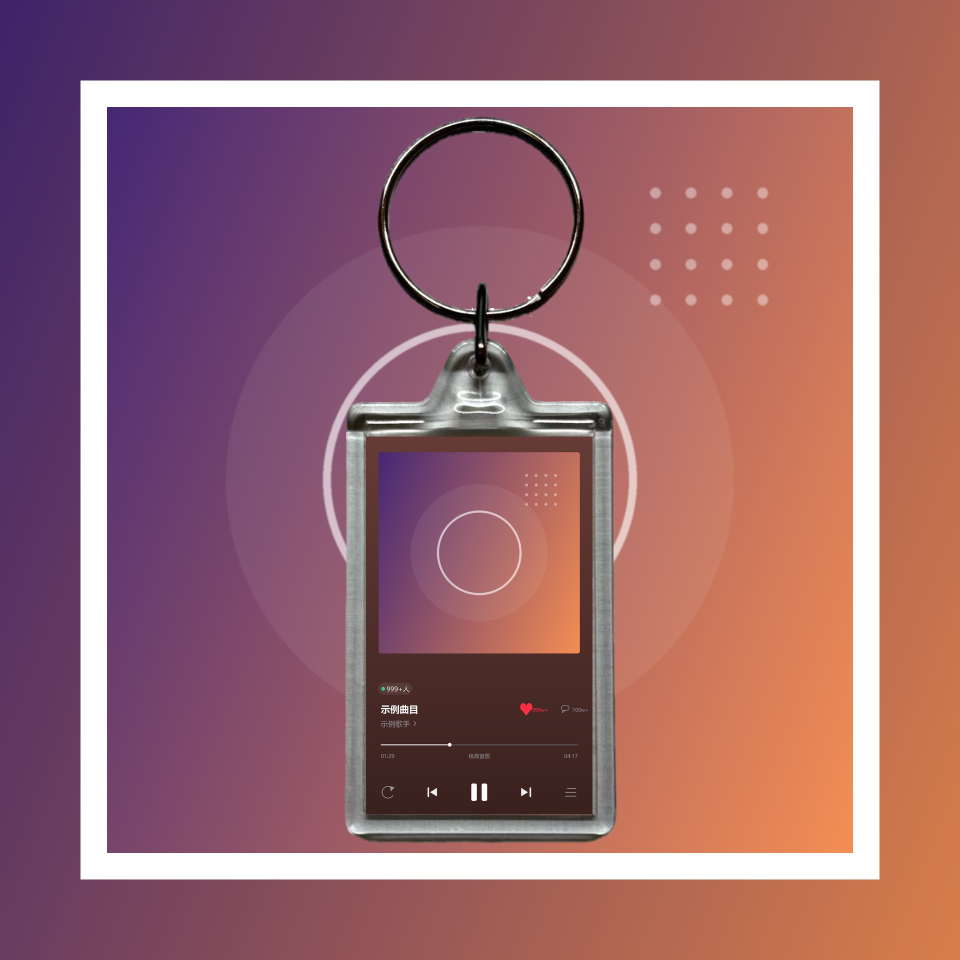
#> input picture assets/demo/keychain.jpg, 1920 x 1920 px (shown at 1/2 size)
$ python -i design_service.py   (imports and definitions only)
#> lines starting #> are read from the running program, lines starting #| are printed output that depends on the picture
### tools/noproxy.py
# -*- coding: utf-8 -*-
"""给「本地地址 + 国内音乐接口」关闭代理。

为什么需要这个
--------------
本机的 `HTTP_PROXY` / `HTTPS_PROXY` 指向一个本地代理端口（如
`http://127.0.0.1:60155`），而且每次启动端口都可能变化。urllib 会老老实实
按它走代理，于是：

1. **访问自家工作台**（`http://127.0.0.1:8765`）被送去代理 → 代理不认识
   这个地址 → 返回 **502 Bad Gateway** 或**空的 404**。
   前端拿不到 JSON，只能显示「返回不是合法 JSON / 没有反应」。
   浏览器不走这个环境变量，所以**「浏览器能用、脚本不能用」或反之**都可能出现，
   这就是「刚才还好好的」的来源。

2. **访问网易云 / QQ 音乐**也走代理 → 请求从代理出口出去（多为海外 IP）
   → 网易云更容易**限流**。这正是之前「同一个查询时好时坏、跑久了的进程
   查不到」的可疑来源之一。

对策
----
在发起任何请求**之前**设置 `NO_PROXY`，把这些地址列为直连：
本地回环地址 + 国内音乐相关域名。对外网的其它请求仍走代理（不受影响）。

用法：在 `fetch163.py` / `fetch_qq.py` / `server.py` 顶部
    import noproxy   # noqa: F401
放在 import urllib 之前或之后都可以，只要在**真正发请求之前**执行即可。
"""
import os

# 必须直连的目标：本地回环 + 国内音乐接口域名
_DIRECT = [
    "127.0.0.1",
    "localhost",
    "::1",
    "0.0.0.0",
    "music.163.com",
    "163.com",
    "126.net",
    "y.qq.com",
    "c.y.qq.com",
    "u.y.qq.com",
    "i.y.qq.com",
    "qq.com",
    "gtimg.cn",
    "y.gtimg.cn",
]


def install():
    """把直连清单并入 NO_PROXY（大小写都写，不同库读法不一致）。"""
    need = ",".join(_DIRECT)
    for key in ("NO_PROXY", "no_proxy"):
        cur = (os.environ.get(key) or "").strip()
        if not cur:
            os.environ[key] = need
            continue
        have = {x.strip().lower() for x in cur.split(",") if x.strip()}
        add = [d for d in _DIRECT if d.lower() not in have]
        if add:
            os.environ[key] = cur + "," + ",".join(add)
    return os.environ.get("NO_PROXY", "")


install()

### workbench/design_service.py
# -*- coding: utf-8 -*-
"""迷你CD 专辑设计工作台（design_service）。

从「专辑列表」接进来：给定 歌手 / 专辑 / 封面URL / 曲目，
复用 design_parts v2 引擎（design_disc2 / design_inner2 / make_back_strip 里的
design_back2 / design_tray2）+ spec_minicd 尺寸真源，按 **111.2 固定结构** 出
①②③ 三件套 + 1:1 印刷版面总览；并导出打印文件（A4 300dpi PNG + PDF）+ ZIP。

AI 增强走「程序衍生打底 + 可选上传覆盖」：build 接口接受 aiDisc/aiFold/aiStrip
三个已上传图片路径（来自 /api/upload），给了就用它替代对应程序衍生件。

接口契约同 packaging_service.handle（handler 为 server 的 BaseHTTPRequestHandler）：
  GET  /api/design/album   ?artist=&album=&pic=&tracks=&company=&mood=&style=
        → 拉封面 + 读设计语言 + 返回 notes（不落盘）
  POST /api/design/build   body{artist,album,pic,tracks,company,mood,style,id,
                                aiDisc,aiFold,aiStrip}
        → 出三件套 + 总览 + A4 打印页，存 outputs/迷你CD设计/<jid>/
        → 返回 {ok, jid, parts, sheetUrl, printUrl, notes, design, zipUrl}
  POST /api/design/batch   body{artist,albums:[{album,artist,pic,company,date}],
                                mood,style,safeBands}
        → 多张专辑各出三件套 + 打印页，并合成「★多专辑对照图.png」（自带文字标注）
        → 返回 {ok, jid, count, failed, items[{no,album,parts[],printUrl}],
                sheetUrl, zipUrl}
  GET  /api/design/file?jid=&name=   → 该任务目录内文件（带越界校验）
  GET  /api/design/zip?jid=          → 打包下载
  GET  /api/design/state?jid=         → 任务 meta

作品库（`list_projects` / `trash_project`）**不单独开 HTTP 接口**：
workbench 工作台的「作品库」把商品图任务与迷你CD任务合并成一份列表
（server.py 的 `/api/jobs` 在进程内直接调 `list_projects()`），
移动/清理也统一走 `/api/jobs/delete`。这里只保留函数，避免出现第二套入口。

``safeBands``（build / album / batch 通用）：字符串 ``"0.30,1.0"`` = 封面顶部 30%
被自带标题占用，补件取景只落在下方可用带内（根治「字压两遍」）。不传 = 整幅取景。
"""
import io
import json
import os
import shutil
import sys
import time
import uuid
import zipfile
from pathlib import Path
from urllib.parse import quote
from urllib.request import Request, urlopen

HERE = os.path.dirname(os.path.abspath(__file__))
ROOT = os.path.dirname(HERE)
TOOLS = os.path.join(ROOT, "tools")
# [3 lines not run here, left out]

OUT_DIR = Path(ROOT) / "outputs" / "迷你CD设计"
# [1 line not run here, left out]

try:
    import noproxy  # noqa: F401  绕过本机代理（server 已 import；这里兜底）
except Exception:
    pass

import spec_minicd as SP
import make_minicd as MC
import design_parts as DP
import make_minicd_sheet as MS

from PIL import Image, ImageDraw

DPI = 300
SHEET_DPI = 300


# [15 lines left out: functions _slog, _safe_jid, not called in this run]


def mm(v, dpi):
    return int(round(v * dpi / 25.4))


# [111 lines left out: functions _fetch_cover, _norm_tracks, _parse_bands, _read_design, build_parts, not called in this run]


UPLOAD_DIR = Path(ROOT) / "outputs" / "工作台" / "_uploads"


# [105 lines left out: functions _load_ai, build_job, not called in this run]


# --------------------------------------------------------------------------
# 批量：一次为多张专辑各出三件套 + 多专辑对照图（每格自带文字标注）
# --------------------------------------------------------------------------
MAX_BATCH = 12

_INK = (38, 40, 44)
_DIM = (118, 122, 128)
_LINE = (224, 227, 231)
_MARK = (176, 40, 40)   # 序号/强调用的红


# [15 lines left out: functions _flat, _fit, not called in this run]


_MM_CAP = {
    "disc": "① 盘面 Ø40mm（中心孔 Ø5mm）",
    "cover": "② 封面折件 82×41mm（对折 41×41）",
    "strip": "③ 封底条 111.2×38mm",
}


# [92 lines left out: function build_contact_sheet, not called in this run]


def build_batch(data):
    """一次为多张专辑各出三件套 + 打印页，再合成「多专辑对照图」与合并 ZIP。

    body: ``{artist, albums:[{album,artist,pic,company,tracks,date}, ...],
             mood, style, safeBands, company}``
    → ``{ok, jid, count, failed, items:[{no,album,artist,mood,style,parts[],printUrl}],
        sheetUrl, zipUrl}``
    """
    artist_all = str(data.get("artist") or "")
    company_all = str(data.get("company") or "")
    mood = str(data.get("mood") or "")
    style = str(data.get("style") or "")
    bands = _parse_bands(data.get("safeBands"))

    albs = data.get("albums")
    if isinstance(albs, str):
        try:
            albs = json.loads(albs)
        except Exception:
            albs = None
    if not isinstance(albs, list) or not albs:
        raise ValueError("albums 需要是非空数组")
    if len(albs) > MAX_BATCH:
        raise ValueError("一次最多 %d 张（当前 %d 张）" % (MAX_BATCH, len(albs)))

    jid = _safe_jid(data.get("id")) or uuid.uuid4().hex[:16]
    d = OUT_DIR / jid
    d.mkdir(parents=True, exist_ok=True)

    rows, items, failed = [], [], []
    written = []
    for i, alb in enumerate(albs, 1):
        name = ""
        try:
            if not isinstance(alb, dict):
                raise ValueError("条目不是对象")
            album = str(alb.get("album") or alb.get("name") or "")
            name = album
            artist = str(alb.get("artist") or artist_all)
            company = str(alb.get("company") or company_all)
            tracks = _norm_tracks(alb.get("tracks"))
            cover = _fetch_cover(alb.get("pic"))
            if cover is None:
                raise ValueError("封面拉取失败")
            D = _read_design(cover, mood, style, bands)

            ai = {"disc": _load_ai(alb.get("aiDisc")),
                  "fold": _load_ai(alb.get("aiFold")),
                  "strip": _load_ai(alb.get("aiStrip"))}
            has_ai = any(ai.values())
            disc, fold, strip = build_parts(cover, album, artist, D, tracks,
                                            company, ai if has_ai else None, DPI)

            tag = "%02d" % i
            fn = {"disc": tag + "-disc.png", "cover": tag + "-cover.png",
                  "strip": tag + "-strip.png"}
            disc.save(str(d / fn["disc"]))
            fold.save(str(d / fn["cover"]))
            strip.save(str(d / fn["strip"]))
            written += list(fn.values())

            page_im, _sets, _prev = MC.build_page(
                {"cover": (cover, False)}, DPI, "a4l", 1, artist, album, D,
                tracks, 0, company)
            pn = tag + "-打印拼版-A4.png"
            page_im.save(str(d / pn))
            written.append(pn)

            rows.append({"no": tag, "album": album, "artist": artist,
                         "date": str(alb.get("date") or ""),
                         "mood": D["mood"], "style": D["style"],
                         "disc": disc, "cover": fold, "strip": strip})

            def _u(f):
                return "/api/design/file?jid=%s&name=%s" % (jid, quote(f))

            items.append({
                "no": tag, "album": album, "artist": artist,
                "mood": D["mood"], "style": D["style"], "hasAi": has_ai,
                "parts": [_u(fn["disc"]), _u(fn["cover"]), _u(fn["strip"])],
                "printUrl": _u(pn),
            })
            _slog("batch %s ok: %s" % (tag, album))
        except Exception as e:
            _slog("batch item failed:", name, type(e).__name__, e)
            failed.append({"album": name, "error": "%s: %s" % (type(e).__name__, e)})

    if not items:
        raise ValueError("全部专辑都失败了：%s" % (failed[0]["error"] if failed else "未知原因"))

    sheet_name = BATCH_SHEET          # 与项目库共用同一个常量，改名不会只改一边
    build_contact_sheet(rows, str(d / sheet_name), artist_all or rows[0]["artist"])
    written.append(sheet_name)

    meta = {
        "id": jid, "kind": "minicd-design-batch", "artist": artist_all,
        "count": len(items), "failed": failed, "sheet": sheet_name,
        "albums": [{"no": r["no"], "album": r["album"], "artist": r["artist"],
                    "mood": r["mood"], "style": r["style"]} for r in rows],
        "created": time.strftime("%Y-%m-%d %H:%M:%S"),
    }
    (d / "meta.json").write_text(json.dumps(meta, ensure_ascii=False, indent=2),
                                 encoding="utf-8")
    written.append("meta.json")

    zip_path = OUT_DIR / ("%s.zip" % jid)
    with zipfile.ZipFile(str(zip_path), "w", zipfile.ZIP_DEFLATED) as z:
        for f in written:
            p = d / f
            if p.is_file():
                z.write(str(p), f)

    return {
        "ok": True, "jid": jid, "count": len(items), "failed": failed,
        "items": items,
        "sheetUrl": "/api/design/file?jid=%s&name=%s" % (jid, quote(sheet_name)),
        "zipUrl": "/api/design/zip?jid=%s" % jid,
    }


# ---------------- 项目库（做过的项目留档） ----------------
# 每出一张，服务端已经在 OUT_DIR/<jid>/ 落了一整套（三件套 + 总览 + A4 + PDF
# + meta + ZIP）。以前这些文件只躺在磁盘上、界面上没有任何入口 —— 想再拿一次
# 只能重跑一遍。这里把它们铺出来：看得见 / 回得去 / 拿得回 / 能清理。
#
# 🔴 与折音的区别：折音把项目存在浏览器 IndexedDB（只存状态、存不住文件），
#    我们是服务端落盘 —— 换浏览器/换设备都在，而且文件本身就是交付物。
TRASH_DIR = OUT_DIR / "_trash"

# 项目里可供打开/下载的件（键 → 展示名 → 文件名），顺序即展示顺序
PROJ_FILES = (
    ("disc", "盘面", "part-disc.png"),
    ("cover", "封面折件", "part-cover.png"),
    ("strip", "封底条", "part-strip.png"),
    ("sheet", "1:1 版面总览", "★版面总览-1比1.png"),
    ("print", "A4 打印拼版", "打印拼版-A4.png"),
    ("printPdf", "印刷 PDF", "打印拼版-A4.pdf"),
)

# 批量任务：文件名带序号前缀（01-disc.png），且额外多一张总览对照图。
# 🔴 这张图的名字必须和 build_batch 里写盘时用的完全一致：原来是各写各的字面量，
#    改名时只改了一边 → 这边引用了一个**根本没定义的常量**，NameError 被
#    list_projects 的 per-item except 吞掉 → 三个批量项目整条从作品库消失
#    （不报错、只是"少了几条"，最难发现的那种）。所以统一成一个常量，两边共用。
BATCH_SHEET = "★多专辑对照图.png"
# 批量任务的 kind：`minicd-design-batch` 是现在的，`minicd-batch` 是更早版本落盘的，
# 磁盘上两者都有 —— 都按批量处理，否则老项目会走单张分支 → 显示「0 件」。
BATCH_KINDS = ("minicd-design-batch", "minicd-batch")


# [38 lines left out: functions _as_str, _as_list, _as_bool, not called in this run]


def _proj_url(jid, fn):
    return "/api/design/file?jid=%s&name=%s" % (jid, quote(fn))


MAX_BATCH_PARTS = 8      # 回看面板最多铺前 8 张（张数本身照实数显示）


# [302 lines left out: functions _batch_tags, _project_files, _project_of, list_projects, trash_project, _serve_file and 1 more, not called in this run]


class DesignService:
    """迷你CD 设计工作台后端（接口契约同 PackagingService.handle）。"""
    def handle(self, handler, path, query, method):
        return handle(handler, path, query, method)


SERVICE = DesignService()

>>> import cv2
>>> picture = cv2.imread('../assets/demo/keychain.jpg', cv2.IMREAD_GRAYSCALE)
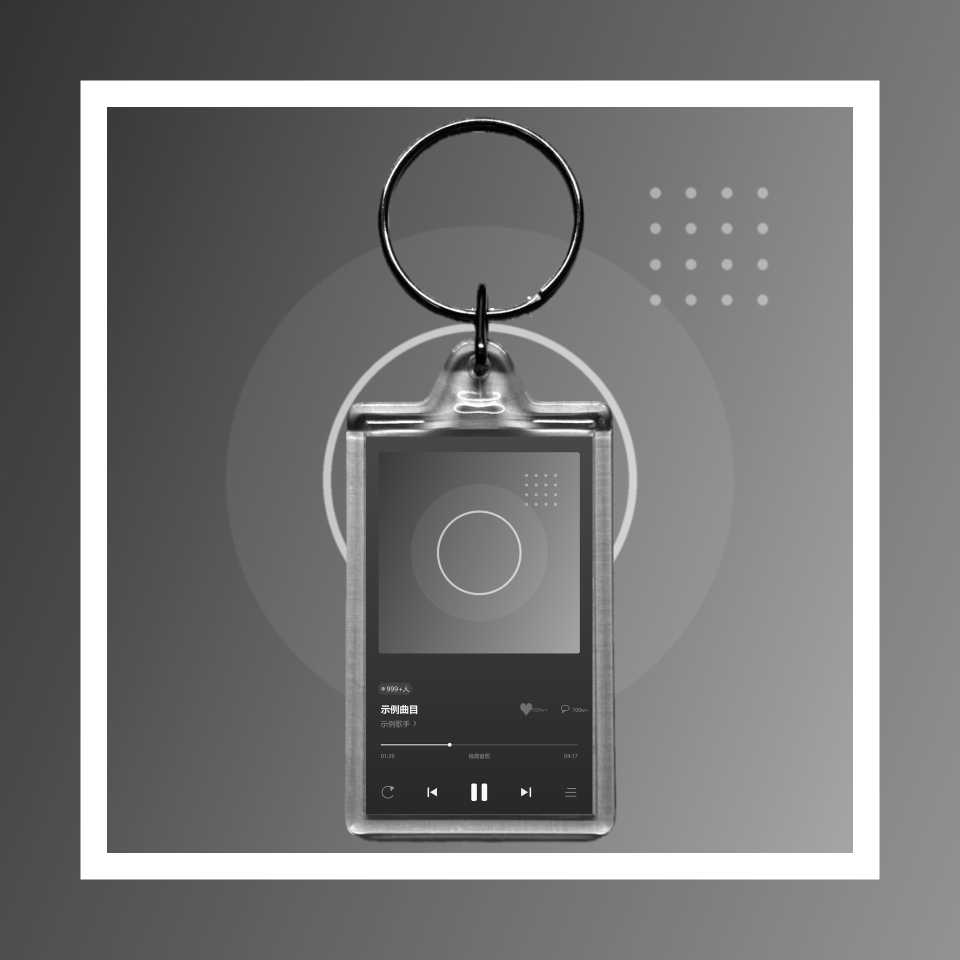
#> picture: shape (1920, 1920) (shown at 1/2 size); min 0, max 255, mean 119
#> (the run stopped early here; a loop or call above may not have finished)
